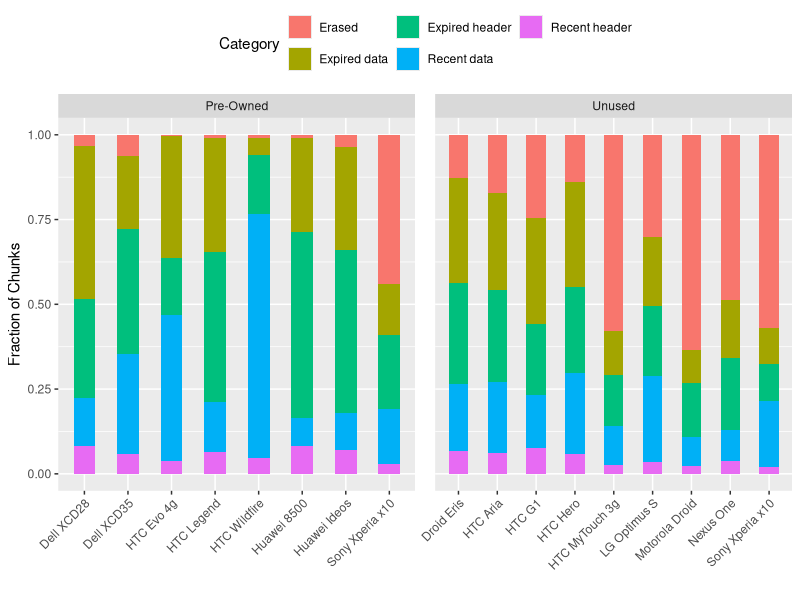

Recreate this plot in R.

library(ggplot2)
library(plyr)
library(scales)
library(grid)

#### Loading the Summary CSV ####

df.chunks.summary <- read.csv('chunk_summary.csv', stringsAsFactors=TRUE)

#### Plots! ####

p<- ggplot(df.chunks.summary , aes(x=Phone, y=Pages, fill=Category)) + 
  geom_bar(stat="identity", width=0.5, position="fill") + 
  labs(y="Fraction of Chunks", x="") + 
	facet_wrap(~Data, scales="free_x") +guides(fill=guide_legend(nrow=2))+
	theme(legend.position="top",panel.margin = unit(.5, "cm"),axis.text.x = element_text(angle = 45, hjust = 1)) 
ggsave('bar_chunk_fraction.pdf', p, width=5, height=4)
